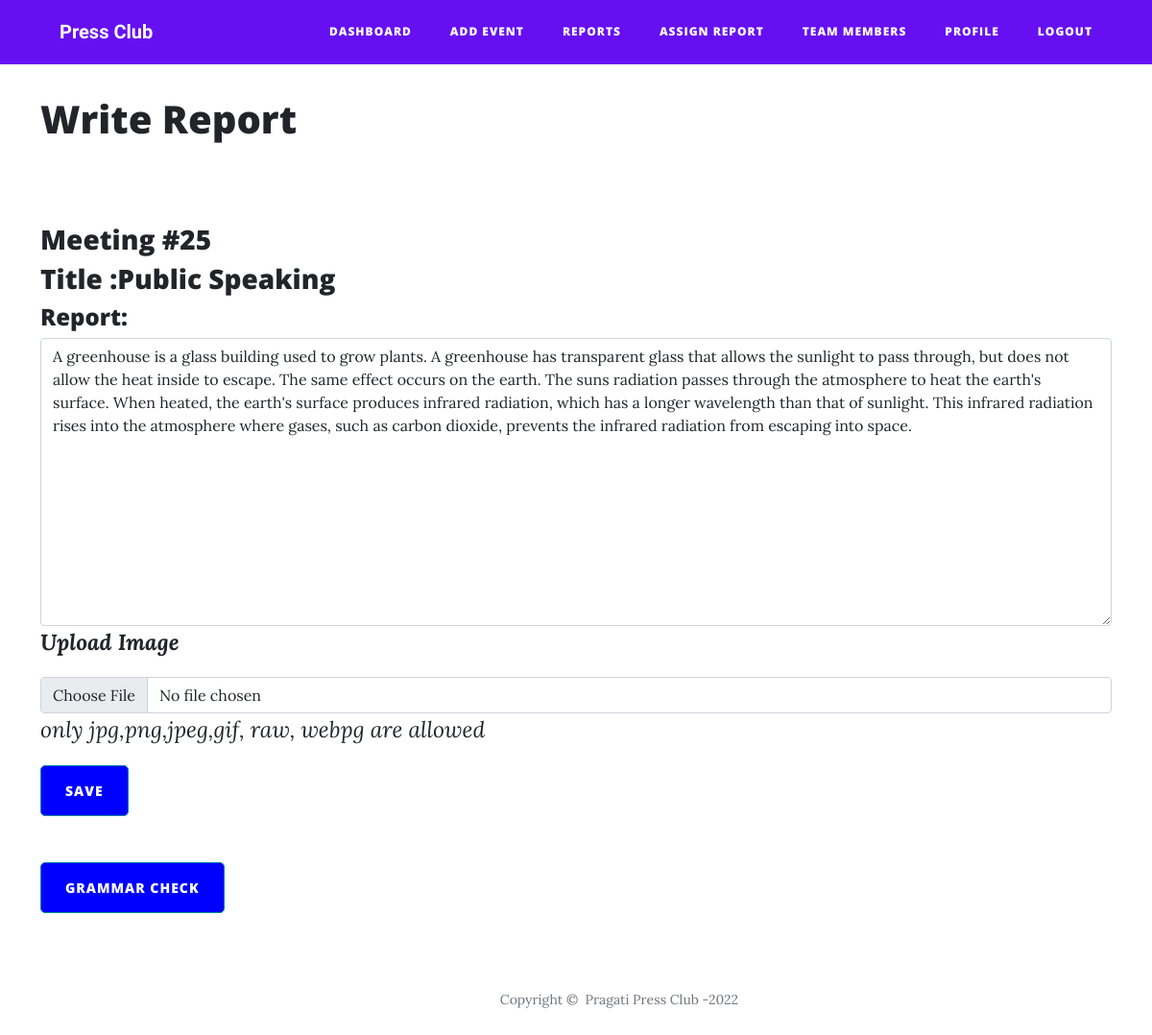
/write_report/25 (signed in), run on an earlier commit of the app's database.
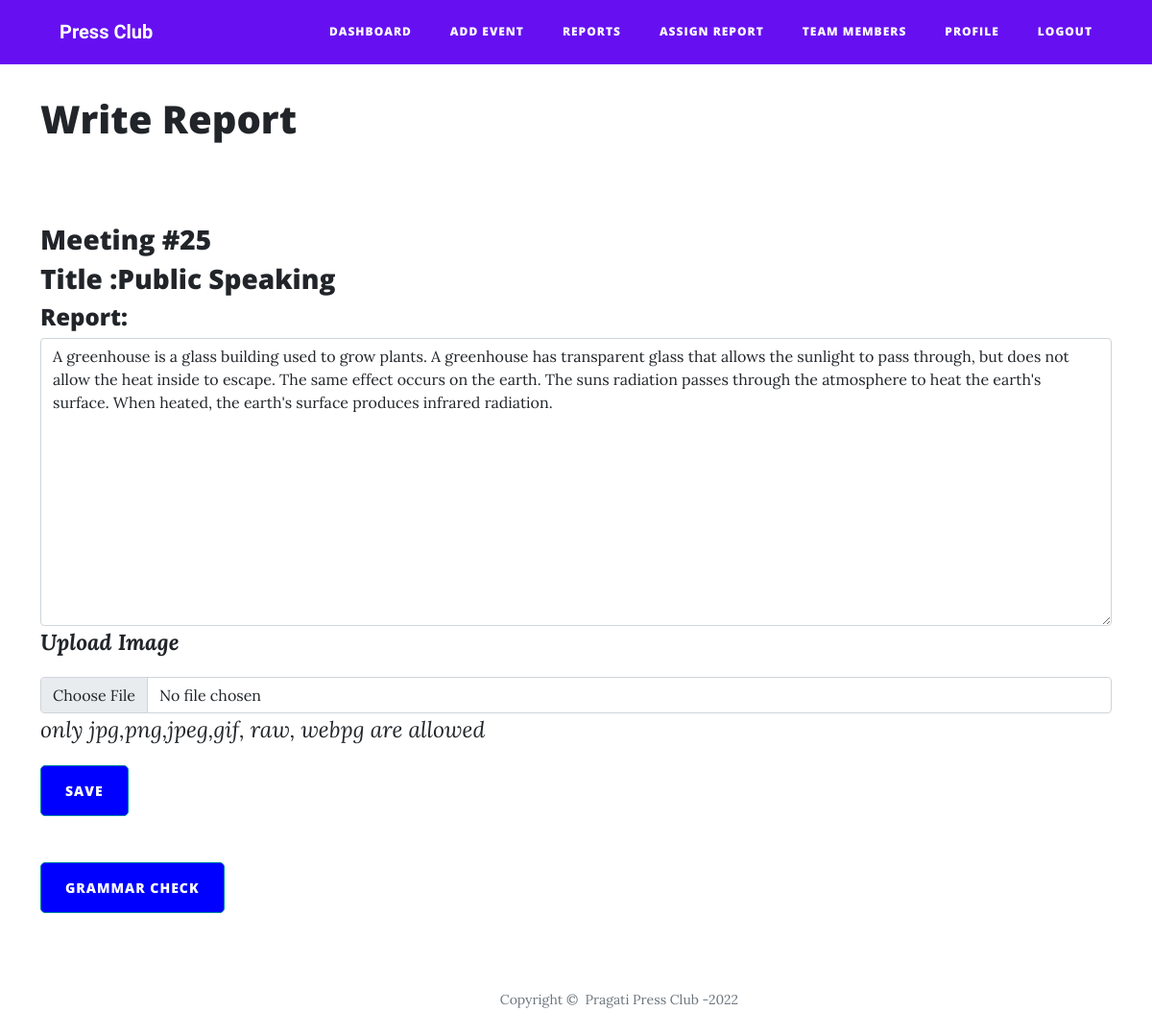
And on a later commit of the database.
### project/models.py (models this page shows)
class Events(db.Model):
    __tablename__ = 'events'
    meeting_id = db.Column(db.Integer, primary_key=True, unique=True, nullable=False)
    title = db.Column(db.String(60), nullable=False)
    date = db.Column(db.String(20), nullable=False, unique=True)
    time = db.Column(db.String(20), nullable=False)
    venue = db.Column(db.String(60), nullable=False)
    author = db.Column(db.String(60))
    report = db.Column(db.String())
    image = db.Column(db.String(60))
    attendance = db.Column(db.Integer, default=0)

### project/report_routes.py (the view, shortened to what this page needs)
@app.route('/write_report/<id>', methods=['GET', 'POST'])
@login_required
def write_report(id):
    event = Events.query.filter_by(meeting_id=id).first()
    if event:
        if current_user.type == "coordinator" and event.author.split(',')[1] == current_user.username:
            return render_template('coordinator/write_report.html', event=event)
        elif current_user.type == "student" and event.author.split(',')[1] == current_user.username:
            return render_template('student/write_report.html', event=event)
        else:
            return """<script>alert("You are not authorized to access this page");window.location = '/dashboard';</script>"""
    else:
        return """<script>alert("Invalid meeting id");window.location='/dashboard';</script>"""

### project/__init__.py (called while the page is built)
@app.before_request
def make_session_permanant():
    session.permanent = True
    app.permanent_session_lifetime = datetime.timedelta(hours= 24)

### project/models.py (called while the page is built)
@login_manager.user_loader
def load_user(user_id):
    return User.query.get(user_id)

### project/templates/coordinator/write_report.html (shortened to what this page needs)
{% extends "coordinator/coordinator_base.html" %}
{% block content %}
    <div class="container" style="margin-top: 100px;">
        <h1>Write Report</h1>
    </div>
    <div class="container" style="margin-top: 50px;height: 700px;">
        <form style="height: 600px;font-size: 23px;" enctype=multipart/form-data method="post">
            <h3>Meeting #{{event.meeting_id}}</h3>
            <h3>Title :{{event.title}}</h3>
            <h4>Report:</h4>
            {% if event.report %}
                <textarea class="form-control" id = "report" style="height: 300px;" name="report" required="" >{{event.report}}</textarea>
            {% else %}
                <textarea class="form-control" id ="report" style="height: 300px;" name="report" required=""></textarea>
            {% endif %}
            <label class="form-label"><strong><em>Upload Image</em></strong></label>
            <input class="form-control" type="file" required="" onchange="return fileValidation()" id = "file" style="margin-top: 10px;" name="file">
            <label style="font-style: italic">only jpg,png,jpeg,gif, raw, webpg are allowed</label><br>
            <button class="btn btn-primary" type="submit" style="margin-top: 20px;margin-bottom:20px;background: blue;border-radius: 5px;">Save</button>
        </form>
    </div>
    <div class = "container">
            <button class = "btn btn-primary" style="background: blue;border-radius: 5px;" onclick= "grammarCheck()">Grammar Check</button>
    </div>
{% endblock %}

What changed in the data, as far as the page shows it:
changed Events "Public Speaking": report "…earth's surface produces infrared radiation, which has a longer wavelength than that of sunlight. This infrared radiation rises into the atmosphere where gases, such as carbon dioxide, prevents the infrared radiation from escaping into space." → "…earth's surface produces infrared radiation."
